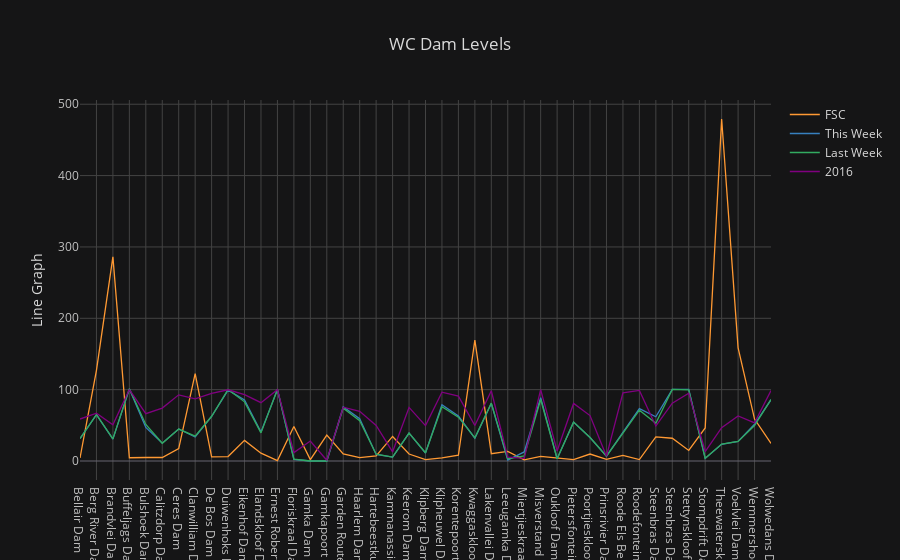

Notebook code for this chart:
### Code cell
df.iplot(
         kind='scatter', 
         filename='cf-simple-line',
         yTitle = 'Line Graph',
         title = 'WC Dam Levels',
         theme = 'solar'
        )

### Figure 1 — Plotly figure (JSON) as saved in the notebook; plotly's stock layout.template omitted (floating-point values rounded to 4 significant figures)
{"data": [{"line": {"color": "rgba(255, 153, 51, 1.0)", "dash": "solid", "width": 1.3}, "mode": "lines", "name": "FSC", "text": "", "type": "scatter", "x": ["Bellair Dam", "Berg River Dam", "Brandvlei Dam", "Buffeljags Dam", "Bulshoek Dam", "Calitzdorp Dam", "Ceres Dam", "Clanwilliam Dam", "De Bos Dam", "Duiwenhoks Dam", "Eikenhof Dam", "Elandskloof Dam", "Ernest Robertson Dam", "Floriskraal Dam", "Gamka Dam", "Gamkapoort Dam", "Garden Route Dam", "Haarlem Dam", "Hartebeestkuil Dam", "Kammanassie Dam", "Keerom Dam", "Klipberg Dam", "Klipheuwel Dam", "Korentepoort Dam", "Kwaggaskloof Dam", "Lakenvallei Dam", "Leeugamka Dam", "Miertjieskraal Dam", "Misverstand Dam", "Oukloof Dam", "Pietersfontein Dam", "Poortjieskloof Dam", "Prinsrivier Dam", "Roode Els Berg Dam", "Roodefontein Dam", "Steenbras Dam-Lower", "Steenbras Dam-Upper", "Stettynskloof Dam", "Stompdrift Dam", "Theewaterskloof Dam", "Voelvlei Dam", "Wemmershoek Dam", "Wolwedans Dam"], "y": ["4.3", "127.1", "286.1", "4.6", "4.9", "4.9", "17.3", "122.5", "5.8", "6.2", "28.9", "11.0", "0.5", "48.3", "1.9", "36.3", "10.0", "4.7", "7.2", "34.4", "9.8", "2.0", "4.5", "8.1", "169.5", "10.3", "13.6", "1.5", "6.5", "4.2", "2.0", "9.8", "2.3", "7.8", "2.0", "33.9", "31.9", "14.8", "46.3", "479.3", "158.6", "58.8", "24.7"]}, {"line": {"color": "rgba(55, 128, 191, 1.0)", "dash": "solid", "width": 1.3}, "mode": "lines", "name": "This Week", "text": "", "type": "scatter", "x": ["Bellair Dam", "Berg River Dam", "Brandvlei Dam", "Buffeljags Dam", "Bulshoek Dam", "Calitzdorp Dam", "Ceres Dam", "Clanwilliam Dam", "De Bos Dam", "Duiwenhoks Dam", "Eikenhof Dam", "Elandskloof Dam", "Ernest Robertson Dam", "Floriskraal Dam", "Gamka Dam", "Gamkapoort Dam", "Garden Route Dam", "Haarlem Dam", "Hartebeestkuil Dam", "Kammanassie Dam", "Keerom Dam", "Klipberg Dam", "Klipheuwel Dam", "Korentepoort Dam", "Kwaggaskloof Dam", "Lakenvallei Dam", "Leeugamka Dam", "Miertjieskraal Dam", "Misverstand Dam", "Oukloof Dam", "Pietersfontein Dam", "Poortjieskloof Dam", "Prinsrivier Dam", "Roode Els Berg Dam", "Roodefontein Dam", "Steenbras Dam-Lower", "Steenbras Dam-Upper", "Stettynskloof Dam", "Stompdrift Dam", "Theewaterskloof Dam", "Voelvlei Dam", "Wemmershoek Dam", "Wolwedans Dam"], "y": ["31.4", "65.1", "30.6", "100.8", "47.1", "24.9", "44.8", "33.6", "62.4", "99.4", "85.7", "40.5", "100.0", "2.3", "0.0", "0.0", "76.0", "59.3", "9.1", "5.4", "39.0", "11.1", "78.8", "63.0", "32.0", "80.6", "1.4", "12.7", "88.8", "3.1", "54.5", "33.0", "6.8", "40.1", "73.5", "62.0", "100.3", "100.5", "3.6", "23.3", "27.4", "51.5", "85.9"]}, {"line": {"color": "rgba(50, 171, 96, 1.0)", "dash": "solid", "width": 1.3}, "mode": "lines", "name": "Last Week", "text": "", "type": "scatter", "x": ["Bellair Dam", "Berg River Dam", "Brandvlei Dam", "Buffeljags Dam", "Bulshoek Dam", "Calitzdorp Dam", "Ceres Dam", "Clanwilliam Dam", "De Bos Dam", "Duiwenhoks Dam", "Eikenhof Dam", "Elandskloof Dam", "Ernest Robertson Dam", "Floriskraal Dam", "Gamka Dam", "Gamkapoort Dam", "Garden Route Dam", "Haarlem Dam", "Hartebeestkuil Dam", "Kammanassie Dam", "Keerom Dam", "Klipberg Dam", "Klipheuwel Dam", "Korentepoort Dam", "Kwaggaskloof Dam", "Lakenvallei Dam", "Leeugamka Dam", "Miertjieskraal Dam", "Misverstand Dam", "Oukloof Dam", "Pietersfontein Dam", "Poortjieskloof Dam", "Prinsrivier Dam", "Roode Els Berg Dam", "Roodefontein Dam", "Steenbras Dam-Lower", "Steenbras Dam-Upper", "Stettynskloof Dam", "Stompdrift Dam", "Theewaterskloof Dam", "Voelvlei Dam", "Wemmershoek Dam", "Wolwedans Dam"], "y": ["31.4", "65.1", "31.0", "101.4", "51.2", "24.9", "44.8", "34.8", "62.7", "100.3", "82.9", "39.4", "100.5", "2.6", "0.0", "0.0", "74.1", "56.6", "9.5", "5.5", "39.0", "11.5", "76.1", "61.4", "32.5", "81.2", "3.0", "7.1", "86.2", "3.2", "54.5", "33.0", "6.8", "38.6", "71.2", "52.8", "100.4", "99.7", "3.7", "23.8", "27.5", "49.7", "86.2"]}, {"line": {"color": "rgba(128, 0, 128, 1.0)", "dash": "solid", "width": 1.3}, "mode": "lines", "name": "2016", "text": "", "type": "scatter", "x": ["Bellair Dam", "Berg River Dam", "Brandvlei Dam", "Buffeljags Dam", "Bulshoek Dam", "Calitzdorp Dam", "Ceres Dam", "Clanwilliam Dam", "De Bos Dam", "Duiwenhoks Dam", "Eikenhof Dam", "Elandskloof Dam", "Ernest Robertson Dam", "Floriskraal Dam", "Gamka Dam", "Gamkapoort Dam", "Garden Route Dam", "Haarlem Dam", "Hartebeestkuil Dam", "Kammanassie Dam", "Keerom Dam", "Klipberg Dam", "Klipheuwel Dam", "Korentepoort Dam", "Kwaggaskloof Dam", "Lakenvallei Dam", "Leeugamka Dam", "Miertjieskraal Dam", "Misverstand Dam", "Oukloof Dam", "Pietersfontein Dam", "Poortjieskloof Dam", "Prinsrivier Dam", "Roode Els Berg Dam", "Roodefontein Dam", "Steenbras Dam-Lower", "Steenbras Dam-Upper", "Stettynskloof Dam", "Stompdrift Dam", "Theewaterskloof Dam", "Voelvlei Dam", "Wemmershoek Dam", "Wolwedans Dam"], "y": ["58.8", "67.1", "50.7", "100.1", "66.4", "74.2", "92.7", "87.1", "94.7", "99.8", "93.0", "81.7", "100.0", "11.8", "27.9", "1.0", "75.4", "69.7", "49.8", "12.9", "75.1", "49.6", "96.5", "91.0", "49.8", "98.5", "5.4", "3.8", "100.0", "14.1", "80.7", "63.7", "6.8", "95.5", "98.9", "49.0", "81.1", "95.1", "13.3", "46.6", "63.2", "53.5", "98.7"]}], "layout": {"legend": {"bgcolor": "#151516", "font": {"color": "#D9D9D9"}}, "paper_bgcolor": "#151516", "plot_bgcolor": "#151516", "title": "WC Dam Levels", "titlefont": {"color": "#D9D9D9"}, "xaxis1": {"gridcolor": "#434343", "showgrid": true, "tickfont": {"color": "#C2C2C2"}, "title": "", "titlefont": {"color": "#D9D9D9"}, "zerolinecolor": "#666570"}, "yaxis1": {"gridcolor": "#434343", "showgrid": true, "tickfont": {"color": "#C2C2C2"}, "title": "Line Graph", "titlefont": {"color": "#D9D9D9"}, "zerolinecolor": "#666570"}}}
